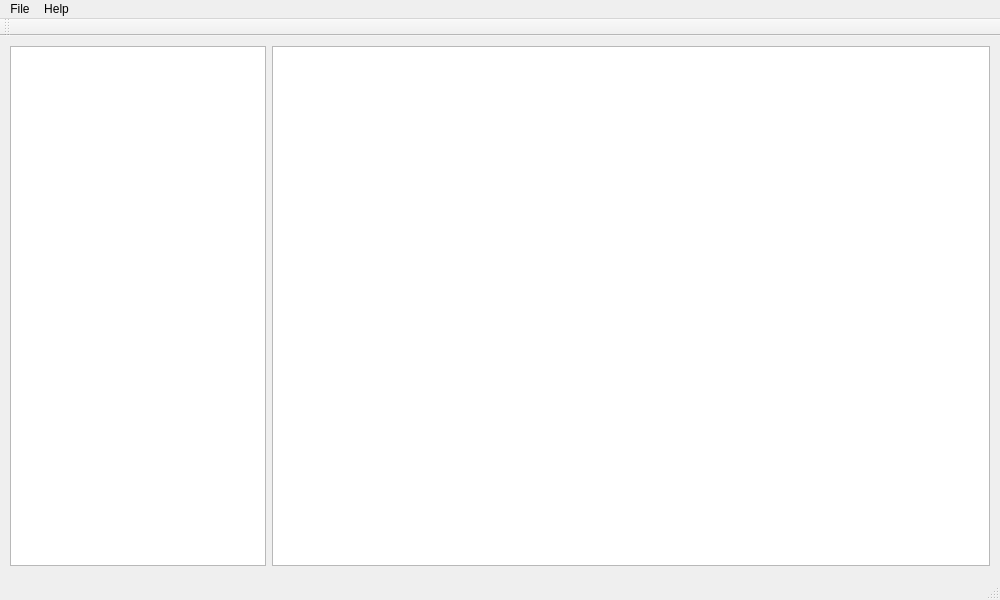
<?xml version="1.0" encoding="UTF-8"?>
<ui version="4.0">
 <class>Landmark</class>
 <widget class="QMainWindow" name="Landmark">
  <property name="geometry">
   <rect>
    <x>0</x>
    <y>0</y>
    <width>1000</width>
    <height>600</height>
   </rect>
  </property>
  <property name="windowTitle">
   <string>Landmark Tool</string>
  </property>
  <widget class="QWidget" name="centralwidget">
   <widget class="QWidget" name="gridLayoutWidget">
    <property name="geometry">
     <rect>
      <x>10</x>
      <y>10</y>
      <width>980</width>
      <height>520</height>
     </rect>
    </property>
    <layout class="QGridLayout" name="gridLayout">
     <item row="0" column="4">
      <widget class="QGraphicsView" name="imgShow"/>
     </item>
     <item row="0" column="0" colspan="3">
      <widget class="QListView" name="nameList"/>
     </item>
    </layout>
   </widget>
  </widget>
  <widget class="QMenuBar" name="menubar">
   <property name="geometry">
    <rect>
     <x>0</x>
     <y>0</y>
     <width>1000</width>
     <height>25</height>
    </rect>
   </property>
   <widget class="QMenu" name="menuFile">
    <property name="title">
     <string>File</string>
    </property>
    <addaction name="actionOpen_Folder"/>
    <addaction name="actionSave_File"/>
    <addaction name="separator"/>
    <addaction name="actionExit"/>
   </widget>
   <widget class="QMenu" name="menuHelp">
    <property name="title">
     <string>Help</string>
    </property>
    <addaction name="actionAbout"/>
   </widget>
   <addaction name="menuFile"/>
   <addaction name="menuHelp"/>
  </widget>
  <widget class="QStatusBar" name="statusbar"/>
  <widget class="QToolBar" name="toolBar">
   <property name="windowTitle">
    <string>toolBar</string>
   </property>
   <attribute name="toolBarArea">
    <enum>TopToolBarArea</enum>
   </attribute>
   <attribute name="toolBarBreak">
    <bool>false</bool>
   </attribute>
  </widget>
  <action name="actionOpen_Folder">
   <property name="text">
    <string>Open Folder</string>
   </property>
   <property name="shortcut">
    <string>Ctrl+O</string>
   </property>
  </action>
  <action name="actionSave_File">
   <property name="text">
    <string>Save File</string>
   </property>
   <property name="shortcut">
    <string>Ctrl+S</string>
   </property>
  </action>
  <action name="actionExit">
   <property name="text">
    <string>Quit</string>
   </property>
   <property name="shortcut">
    <string>Ctrl+Q</string>
   </property>
  </action>
  <action name="actionAbout">
   <property name="text">
    <string>About</string>
   </property>
  </action>
 </widget>
 <resources/>
 <connections/>
</ui>
